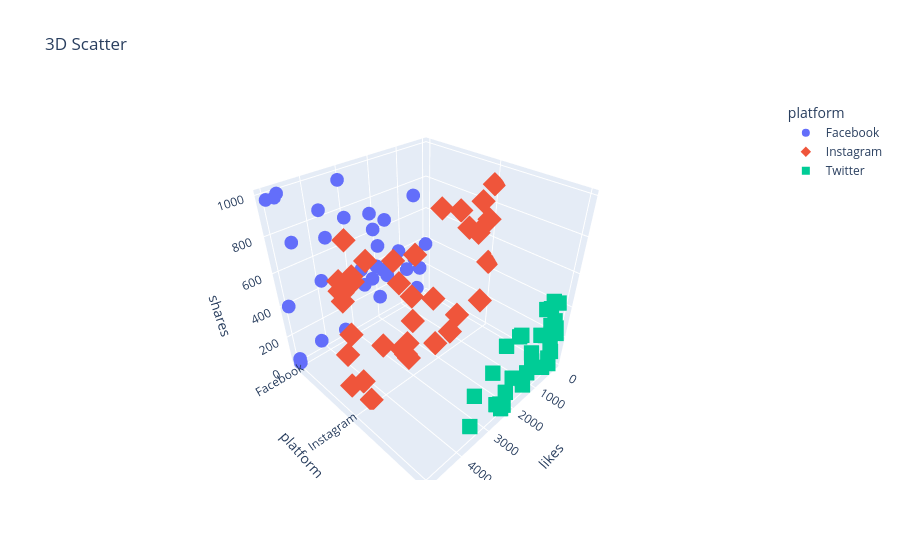

Notebook source saved alongside this figure:
### Code cell
fig=px.scatter_3d(sm,x='likes',
          y='platform',
          z='shares',
          color='platform',
          symbol='platform',
          title='3D Scatter')
fig.show()

### Figure 1 — Plotly figure (JSON) as saved in the notebook; plotly's stock layout.template omitted (floating-point values rounded to 4 significant figures)
{"data": [{"hovertemplate": "platform=%{y}<br>likes=%{x}<br>shares=%{z}<extra></extra>", "legendgroup": "Facebook", "marker": {"color": "#636efa", "symbol": "circle"}, "mode": "markers", "name": "Facebook", "scene": "scene", "showlegend": true, "type": "scatter3d", "x": [2121, 3660, 317, 45, 889, 455, 1992, 2083, 548, 4594, 4795, 5000, 4245, 5000, 4726, 5000, 2204, 3742, 2265, 2026, 3094, 1690, 3026, 5000, 553, 2642, 1203, 2566, 3404, 3956, 1857, 1694], "y": ["Facebook", "Facebook", "Facebook", "Facebook", "Facebook", "Facebook", "Facebook", "Facebook", "Facebook", "Facebook", "Facebook", "Facebook", "Facebook", "Facebook", "Facebook", "Facebook", "Facebook", "Facebook", "Facebook", "Facebook", "Facebook", "Facebook", "Facebook", "Facebook", "Facebook", "Facebook", "Facebook", "Facebook", "Facebook", "Facebook", "Facebook", "Facebook"], "z": [628, 694, 221, 375, 262, 79, 515, 388, 731, 739, 978, 43, 83, 980, 993, 16, 728, 849, 318, 165, 965, 656, 761, 404, 312, 413, 417, 304, 67, 462, 344, 290]}, {"hovertemplate": "platform=%{y}<br>likes=%{x}<br>shares=%{z}<extra></extra>", "legendgroup": "Instagram", "marker": {"color": "#EF553B", "symbol": "diamond"}, "mode": "markers", "name": "Instagram", "scene": "scene", "showlegend": true, "type": "scatter3d", "x": [4955, 256, 1982, 1274, 2872, 5000, 3161, 4665, 1309, 447, 4929, 3259, 2251, 1551, 4297, 3401, 4846, 4763, 3544, 130, 3982, 560, 3398, 5000, 2153, 2990, 4678, 4656, 5000, 15, 3195, 951, 3005, 36, 5000, 4483], "y": ["Instagram", "Instagram", "Instagram", "Instagram", "Instagram", "Instagram", "Instagram", "Instagram", "Instagram", "Instagram", "Instagram", "Instagram", "Instagram", "Instagram", "Instagram", "Instagram", "Instagram", "Instagram", "Instagram", "Instagram", "Instagram", "Instagram", "Instagram", "Instagram", "Instagram", "Instagram", "Instagram", "Instagram", "Instagram", "Instagram", "Instagram", "Instagram", "Instagram", "Instagram", "Instagram", "Instagram"], "z": [688, 211, 906, 216, 736, 399, 137, 183, 852, 845, 730, 177, 427, 127, 825, 230, 498, 956, 761, 724, 326, 677, 630, 744, 114, 365, 785, 757, 792, 454, 243, 734, 517, 911, 204, 25]}, {"hovertemplate": "platform=%{y}<br>likes=%{x}<br>shares=%{z}<extra></extra>", "legendgroup": "Twitter", "marker": {"color": "#00cc96", "symbol": "square"}, "mode": "markers", "name": "Twitter", "scene": "scene", "showlegend": true, "type": "scatter3d", "x": [1183, 3499, 1878, 1446, 304, 1333, 2348, 512, 2013, 559, 1961, 332, 898, 119, 2253, 2463, 667, 2586, 2236, 725, 1268, 950, 1498, 592, 344, 227, 187, 3571, 2416, 2884, 314, 229], "y": ["Twitter", "Twitter", "Twitter", "Twitter", "Twitter", "Twitter", "Twitter", "Twitter", "Twitter", "Twitter", "Twitter", "Twitter", "Twitter", "Twitter", "Twitter", "Twitter", "Twitter", "Twitter", "Twitter", "Twitter", "Twitter", "Twitter", "Twitter", "Twitter", "Twitter", "Twitter", "Twitter", "Twitter", "Twitter", "Twitter", "Twitter", "Twitter"], "z": [187, 286, 438, 52, 89, 123, 18, 338, 183, 55, 439, 348, 480, 240, 28, 445, 461, 85, 118, 298, 251, 327, 96, 496, 194, 127, 284, 96, 62, 339, 458, 38]}], "layout": {"legend": {"title": {"text": "platform"}, "tracegroupgap": 0}, "scene": {"domain": {"x": [0, 1], "y": [0, 1]}, "xaxis": {"title": {"text": "likes"}}, "yaxis": {"categoryarray": ["Facebook", "Instagram", "Twitter"], "categoryorder": "array", "title": {"text": "platform"}}, "zaxis": {"title": {"text": "shares"}}}, "title": {"text": "3D Scatter"}}}
